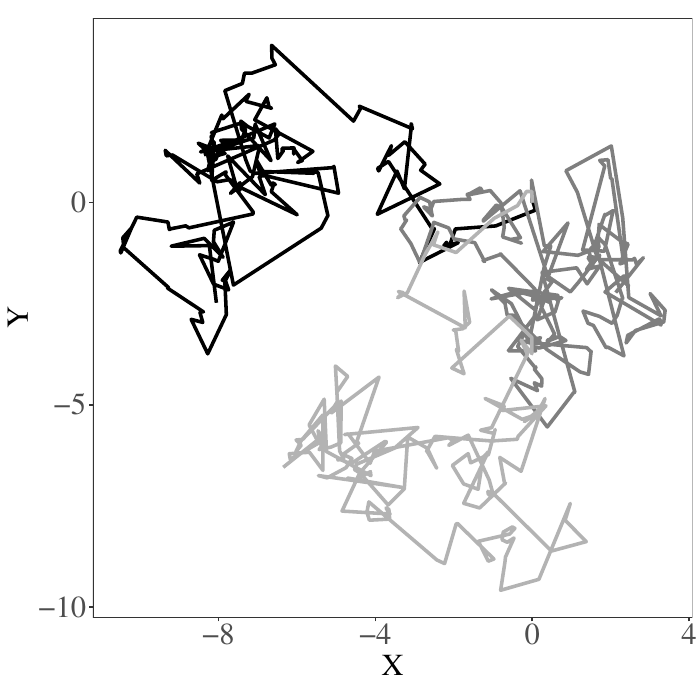

Generate this figure with R:
require(ggplot2)
require(reshape2)
source("run_tumble.R")
source("aes_ggplot.R")

# Parameters and constraints
tmax = 100 # Seconds
v = 1 # Microns/sec
currangle = runif(1)*2*pi
tumblerate = 2 # Per sec

# Initialize the system
currt = 0
currx = 0
curry = 0
Xoft = matrix(c(currx,curry),ncol=2)
t = 0

a = replicate(3,run_tumble(tmax,v,currangle,tumblerate))

colnames(a) = c("Run1","Run2","Run3")
Run=list()
for(h in colnames(a)){
  len=length(a[[1,h]])
  Run[[h]]=rep(h,len)
}
a = rbind(a,Run)
a = apply(a,2,function(a){a=data.frame(a); melt(a,measure.vars=c())})
a = rbind(a$Run1,a$Run2,a$Run3)

pdf("figtraject.pdf")
ggplot() + 
  geom_path(data=a,aes(X,Y,color=Run),size=standard_linesize) +
  scale_color_manual(values=c("black","gray50","gray70"),guide="none") +
  aes_ggplot
dev.off()
